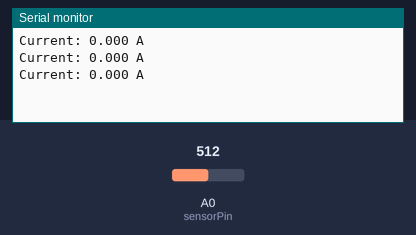
Bench run of a sketch on a simulated Arduino Uno, built with avr-gcc and run on an emulated ATmega328P. Parts: the last lines printed to the serial monitor. The test bench sets the inputs (shaded band); at power-on: A0 (sensorPin) = 512.

Above: at 1.4 s.
1.5 s: A0 (sensorPin) set to 716
At 2.1 s:
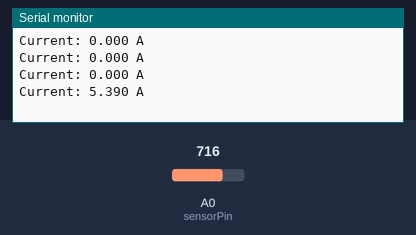
3.0 s: A0 (sensorPin) set to 900
At 3.6 s:
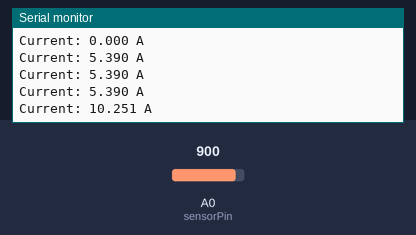
Timing chart, 0 to 6.0 s (numbered marks = the images above; inputs shaded):
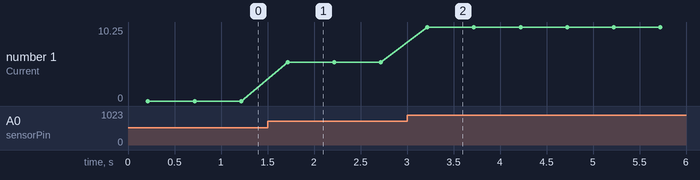

The sketch:

ACS712_sensor.ino
```cpp
const int sensorPin = A0;       // ACS712 connected to analog pin A0
const float VREF = 5.0;         // Arduino reference voltage
const int ADC_RES = 1023;       // 10-bit ADC resolution (0–1023)
const float SENSITIVITY = 0.185; // V/A (for ACS712-5A; change for 20A/30A)

float voltageOffset; // baseline voltage at 0 A

void setup() {
  Serial.begin(9600);

  // --- Calibration (find zero-current offset) ---
  long sum = 0;
  for (int i = 0; i < 2000; i++) {
    sum += analogRead(sensorPin);
  }
  float average = sum / 2000.0;
  voltageOffset = (average * VREF) / ADC_RES;
}

void loop() {
  // Read raw ADC and convert to voltage
  int raw = analogRead(sensorPin);
  float voltage = (raw * VREF) / ADC_RES;

  // Calculate difference from baseline
  float voltageDiff = voltage - voltageOffset;

  // Convert to current (A)
  float current = voltageDiff / SENSITIVITY;

  Serial.print("Current: ");
  Serial.print(current, 3); // show 3 decimal places
  Serial.println(" A");

  delay(500);
}
```

Measured:
- after the input at 1.5 s, the serial monitor: prints a new line after 0.22 s (image 1)
- after the input at 3.0 s, the serial monitor: prints a new line after 0.22 s (image 2)
- plotted number 1: 0 → 5.39 after the input at 1.5 s, 5.39 → 10.25 after the input at 3.0 s
